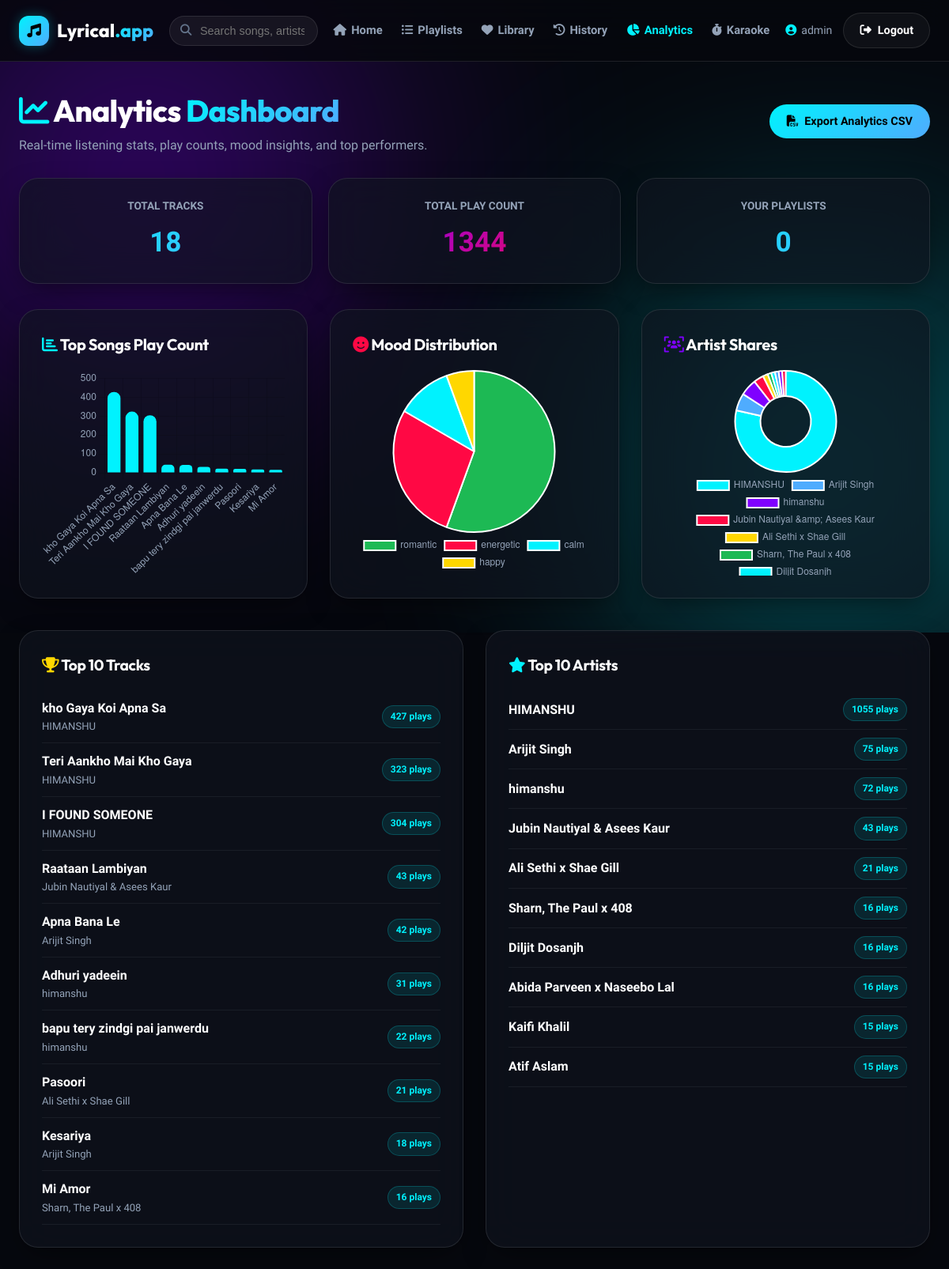
Page /analytics/ (signed in) on the committed database.
### sunodhun/models.py (models this page shows, shortened)
class Song(models.Model):
    title = models.CharField(max_length=200)
    artist = models.CharField(max_length=200)
    album = models.ForeignKey(Album, on_delete=models.CASCADE, related_name='songs', blank=True, null=True)
    audio_file = models.FileField(upload_to='songs/')
    duration = models.PositiveIntegerField(help_text="Duration in seconds", blank=True, null=True)
    uploaded_at = models.DateTimeField(auto_now_add=True)
    play_count = models.PositiveIntegerField(default=0)
    MOOD_CHOICES = [
        ('happy', 'Happy'),
        ('sad', 'Sad'),
        ('energetic', 'Energetic'),
        ('calm', 'Calm'),
        ('romantic', 'Romantic'),
    ]
    mood = models.CharField(max_length=20, choices=MOOD_CHOICES, blank=True, null=True, editable=False)
    LANGUAGE_CHOICES = [
        ('bollywood', 'Bollywood'),
        ('punjabi', 'Punjabi'),
        ('other', 'Other'),
    ]
    language = models.CharField(max_length=20, choices=LANGUAGE_CHOICES, default='other')
    lyrics = models.TextField(blank=True, null=True, help_text="LRC format: [00:12.00]Line text")

### sunodhun/views.py (the view)
# urls.py: path('analytics/', views.analytics_dashboard, name='analytics'),
@login_required
def analytics_dashboard(request):
    songs = Song.objects.all()
    top_songs = songs.order_by('-play_count')[:10]
    top_artists = (
        songs.values('artist')
        .annotate(total_plays=Sum('play_count'))
        .order_by('-total_plays')[:10]
    )
    total_songs = songs.count()
    total_plays = songs.aggregate(total=Sum('play_count'))['total'] or 0
    total_playlists = Playlist.objects.filter(user=request.user).count()
    mood_data = (
        songs.values('mood')
        .annotate(count=Count('id'))
        .order_by('-count')
    )
    context = {
        'top_songs': top_songs,
        'top_artists': top_artists,
        'total_songs': total_songs,
        'total_plays': total_plays,
        'total_playlists': total_playlists,
        'mood_data': mood_data,
    }
    return render(request, 'analytics.html', context)

### lyrical/templates/analytics.html (shortened to what this page needs)
{% extends 'base.html' %}
{% block content %}
<div style="display: flex; align-items: center; justify-content: space-between; margin-bottom: 28px;">
  <div>
    <h1 style="font-size: 2.4rem; font-weight: 800;"><i class="fa-solid fa-chart-line" style="color: var(--accent-cyan);"></i> Analytics <span class="gradient-text">Dashboard</span></h1>
    <p style="color: var(--text-muted);">Real-time listening stats, play counts, mood insights, and top performers.</p>
  </div>
  <a href="{% url 'export_analytics_csv' %}" class="btn-primary">
    <i class="fa-solid fa-file-csv"></i> Export Analytics CSV
  </a>
</div>
<div style="display: grid; grid-template-columns: repeat(auto-fit, minmax(220px, 1fr)); gap: 20px; margin-bottom: 32px;">
  <div class="glass-panel" style="padding: 24px; text-align: center; margin-bottom: 0;">
    <div style="font-size: 0.85rem; color: var(--text-muted); text-transform: uppercase; font-weight: 700; margin-bottom: 6px;">Total Tracks</div>
    <div style="font-size: 2.2rem; font-weight: 900;" class="gradient-text">{{ total_songs }}</div>
  </div>
  <div class="glass-panel" style="padding: 24px; text-align: center; margin-bottom: 0;">
    <div style="font-size: 0.85rem; color: var(--text-muted); text-transform: uppercase; font-weight: 700; margin-bottom: 6px;">Total Play Count</div>
    <div style="font-size: 2.2rem; font-weight: 900;" class="gradient-text-neon">{{ total_plays }}</div>
  </div>
  <div class="glass-panel" style="padding: 24px; text-align: center; margin-bottom: 0;">
    <div style="font-size: 0.85rem; color: var(--text-muted); text-transform: uppercase; font-weight: 700; margin-bottom: 6px;">Your Playlists</div>
    <div style="font-size: 2.2rem; font-weight: 900;" class="gradient-text">{{ total_playlists }}</div>
  </div>
</div>
<div style="display: grid; grid-template-columns: repeat(auto-fit, minmax(360px, 1fr)); gap: 28px; margin-bottom: 40px;">
  <div class="glass-panel" style="margin-bottom: 0;">
    <h3 style="font-size: 1.25rem; font-weight: 700; margin-bottom: 16px;"><i class="fa-solid fa-chart-bar" style="color: var(--accent-cyan);"></i> Top Songs Play Count</h3>
    <div style="height: 260px; position: relative;">
      <canvas id="songsChart"></canvas>
    </div>
  </div>
  <div class="glass-panel" style="margin-bottom: 0;">
    <h3 style="font-size: 1.25rem; font-weight: 700; margin-bottom: 16px;"><i class="fa-solid fa-face-smile" style="color: var(--accent-pink);"></i> Mood Distribution</h3>
    <div style="height: 260px; position: relative;">
      <canvas id="moodChart"></canvas>
    </div>
  </div>
  <div class="glass-panel" style="margin-bottom: 0;">
    <h3 style="font-size: 1.25rem; font-weight: 700; margin-bottom: 16px;"><i class="fa-solid fa-users-viewfinder" style="color: var(--accent-purple);"></i> Artist Shares</h3>
    <div style="height: 260px; position: relative;">
      <canvas id="artistsChart"></canvas>
    </div>
  </div>
</div>
<div style="display: grid; grid-template-columns: 1fr 1fr; gap: 28px;">
  <div class="glass-panel">
    <h3 style="font-size: 1.2rem; font-weight: 700; margin-bottom: 16px;"><i class="fa-solid fa-trophy" style="color: #ffd700;"></i> Top 10 Tracks</h3>
    <ul style="list-style: none;">
      {% for song in top_songs %}
        <li style="display: flex; align-items: center; justify-content: space-between; padding: 10px 0; border-bottom: 1px solid rgba(255,255,255,0.06);">
          <div>
            <div style="font-weight: 700;">{{ song.title }}</div>
            <div style="font-size: 0.82rem; color: var(--text-muted);">{{ song.artist }}</div>
          </div>
          <span class="song-meta-badge">{{ song.play_count }} plays</span>
        </li>
      {% endfor %}
    </ul>
  </div>
  <div class="glass-panel">
    <h3 style="font-size: 1.2rem; font-weight: 700; margin-bottom: 16px;"><i class="fa-solid fa-star" style="color: var(--accent-cyan);"></i> Top 10 Artists</h3>
    <ul style="list-style: none;">
      {% for artist in top_artists %}
        <li style="display: flex; align-items: center; justify-content: space-between; padding: 10px 0; border-bottom: 1px solid rgba(255,255,255,0.06);">
          <div style="font-weight: 700;">{{ artist.artist }}</div>
          <span class="song-meta-badge">{{ artist.total_plays }} plays</span>
        </li>
      {% endfor %}
    </ul>
  </div>
</div>
{% endblock %}
{% block extra_js %}
<script>
  // Top Songs Bar Chart
  const songLabels = [{% for song in top_songs %}"{{ song.title }}",{% endfor %}];
  const songData = [{% for song in top_songs %}{{ song.play_count }},{% endfor %}];
  new Chart(document.getElementById('songsChart'), {
    type: 'bar',
    data: {
      labels: songLabels,
      datasets: [{
        label: 'Plays',
        data: songData,
        backgroundColor: '#00f2fe',
        borderRadius: 8
      }]
    },
    options: {
      responsive: true,
      maintainAspectRatio: false,
      plugins: { legend: { display: false } },
      scales: {
        x: { ticks: { color: '#94A3B8' } },
        y: { ticks: { color: '#94A3B8' } }
      }
    }
  });
  // Top Artists Doughnut Chart
  const artistLabels = [{% for artist in top_artists %}"{{ artist.artist }}",{% endfor %}];
  const artistData = [{% for artist in top_artists %}{{ artist.total_plays }},{% endfor %}];
  new Chart(document.getElementById('artistsChart'), {
    type: 'doughnut',
    data: {
      labels: artistLabels,
      datasets: [{
        data: artistData,
        backgroundColor: ['#00f2fe', '#4facfe', '#7f00ff', '#ff0844', '#ffd700', '#1db954']
      }]
    },
    options: {
      responsive: true,
      maintainAspectRatio: false,
      plugins: { legend: { position: 'bottom', labels: { color: '#94A3B8' } } }
    }
  });
  // Mood Distribution Pie Chart
  const moodLabels = [{% for m in mood_data %}"{{ m.mood }}",{% endfor %}];
  const moodCounts = [{% for m in mood_data %}{{ m.count }},{% endfor %}];
  new Chart(document.getElementById('moodChart'), {
    type: 'pie',
    data: {
      labels: moodLabels,
      datasets: [{
        data: moodCounts,
        backgroundColor: ['#1db954', '#ff0844', '#00f2fe', '#ffd700', '#7f00ff', '#4facfe']
      }]
    },
    options: {
      responsive: true,
      maintainAspectRatio: false,
      plugins: { legend: { position: 'bottom', labels: { color: '#94A3B8' } } }
    }
  });
</script>
{% endblock %}

### lyrical/templates/base.html (shortened to what this page needs)
{% load static %}
<!DOCTYPE html>
<html lang="en">
<head>
  <link rel="stylesheet" href="https://cdnjs.cloudflare.com/ajax/libs/font-awesome/6.4.0/css/all.min.css">
  <link rel="stylesheet" href="{% static 'css/style.css' %}">
</head>
<body>
  <div class="bg-glow-container">
    <div class="glow-orb glow-orb-1"></div>
  </div>
  <nav class="navbar">
    <div class="container nav-container">
      <a href="{% url 'home' %}" class="brand-logo">
        <div class="logo-icon"><i class="fa-solid fa-music"></i></div>
        <span>Lyrical<span class="gradient-text">.app</span></span>
      </a>
      <form method="GET" action="{% url 'home' %}" class="nav-search-form">
        <i class="fa-solid fa-magnifying-glass"></i>
        <input type="text" name="q" class="nav-search-input" placeholder="Search songs, artists, mood..." value="{{ query|default:'' }}">
      </form>
      <ul class="nav-links">
        <li><a href="{% url 'home' %}" class="nav-link {% if request.resolver_match.url_name == 'home' %}active{% endif %}"><i class="fa-solid fa-house"></i> Home</a></li>
        <li><a href="{% url 'playlists' %}" class="nav-link {% if request.resolver_match.url_name == 'playlists' %}active{% endif %}"><i class="fa-solid fa-list-ul"></i> Playlists</a></li>
        <li><a href="{% url 'library' %}" class="nav-link {% if request.resolver_match.url_name == 'library' %}active{% endif %}"><i class="fa-solid fa-heart"></i> Library</a></li>
        <li><a href="{% url 'history' %}" class="nav-link {% if request.resolver_match.url_name == 'history' %}active{% endif %}"><i class="fa-solid fa-clock-rotate-left"></i> History</a></li>
        <li><a href="{% url 'analytics' %}" class="nav-link {% if request.resolver_match.url_name == 'analytics' %}active{% endif %}"><i class="fa-solid fa-chart-pie"></i> Analytics</a></li>
        <li><a href="{% url 'lyrics_timer' %}" class="nav-link {% if request.resolver_match.url_name == 'lyrics_timer' %}active{% endif %}"><i class="fa-solid fa-stopwatch"></i> Karaoke</a></li>
      </ul>
      <div class="user-auth-box">
        {% if user.is_authenticated %}
          <span class="user-name-tag"><i class="fa-solid fa-user-circle" style="color: var(--accent-cyan);"></i> {{ user.username }}</span>
          <a href="{% url 'logout' %}" class="btn-glass"><i class="fa-solid fa-right-from-bracket"></i> Logout</a>
        {% else %}
          <a href="{% url 'login' %}" class="btn-glass">Login</a>
          <a href="{% url 'signup' %}" class="btn-primary">Sign Up</a>
        {% endif %}
      </div>
    </div>
  </nav>
  <main class="container">
    {% block content %}
    {% endblock %}
  </main>
  {% block extra_js %}{% endblock %}
</body>
</html>

### rows in the picture
Song: title "kho Gaya Koi Apna Sa", artist "HIMANSHU", play_count "427"
Song: title "Teri Aankho Mai Kho Gaya", artist "HIMANSHU", play_count "323"
Song: title "I FOUND SOMEONE", artist "HIMANSHU", play_count "304"
Song: title "Raataan Lambiyan", artist "Jubin Nautiyal & Asees Kaur", play_count "43", total_plays "43"
Song: title "Apna Bana Le", artist "Arijit Singh", play_count "42"
Song: title "Adhuri yadeein", artist "himanshu", play_count "31"
Song: title "bapu tery zindgi pai janwerdu", artist "himanshu", play_count "22"
Song: title "Pasoori", artist "Ali Sethi x Shae Gill", play_count "21", total_plays "21"
Song: title "Kesariya", artist "Arijit Singh", play_count "18"
Song: title "Mi Amor", artist "Sharn, The Paul x 408", play_count "16", total_plays "16"

### other values in the picture
{{ user.username }} "admin"
{{ total_songs }} "18"
{{ total_plays }} "1344"
{{ total_playlists }} "0"
{{ artist.artist }} "HIMANSHU" "Arijit Singh" "himanshu" "Diljit Dosanjh" "Abida Parveen x Naseebo Lal" "Kaifi Khalil" "Atif Aslam"
{{ artist.total_plays }} "1055" "75" "72" "16" "16" "15" "15"
chart data {{ song.title }} kho Gaya Koi Apna Sa, Teri Aankho Mai Kho Gaya, I FOUND SOMEONE, Raataan Lambiyan, Apna Bana Le, Adhuri yadeein, bapu tery zindgi pai janwerdu, Pasoori, Kesariya, Mi Amor
chart data {{ song.play_count }} 427, 323, 304, 43, 42, 31, 22, 21, 18, 16
chart data {{ artist.total_plays }} 1055, 75, 72, 43, 21, 16, 16, 16, 15, 15
